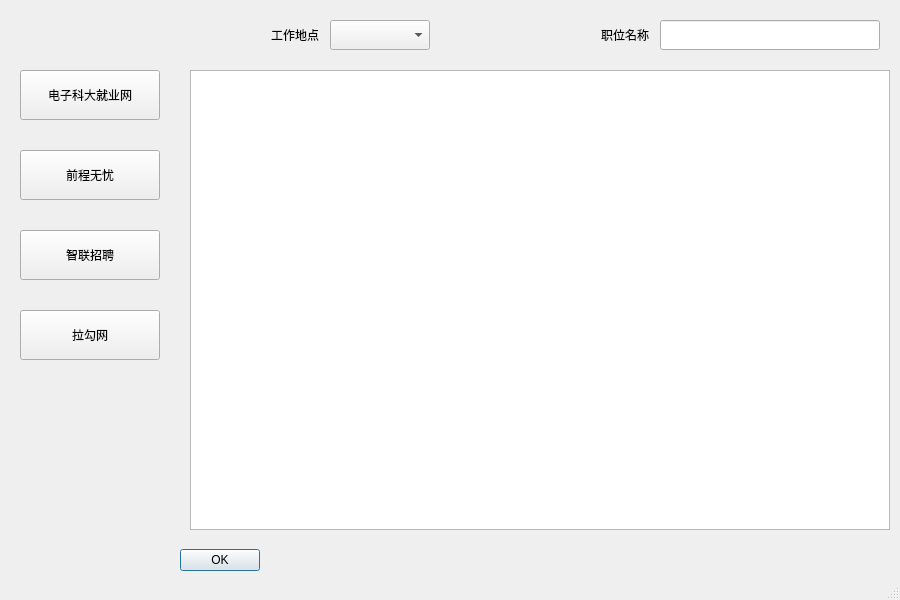
<?xml version="1.0" encoding="UTF-8"?>
<ui version="4.0">
 <class>MainWindow</class>
 <widget class="QMainWindow" name="MainWindow">
  <property name="geometry">
   <rect>
    <x>0</x>
    <y>0</y>
    <width>900</width>
    <height>600</height>
   </rect>
  </property>
  <property name="windowTitle">
   <string>招聘网爬虫</string>
  </property>
  <widget class="QWidget" name="centralwidget">
   <widget class="QLineEdit" name="lineEdit">
    <property name="geometry">
     <rect>
      <x>660</x>
      <y>20</y>
      <width>220</width>
      <height>30</height>
     </rect>
    </property>
   </widget>
   <widget class="QPushButton" name="pushButton_3">
    <property name="geometry">
     <rect>
      <x>20</x>
      <y>230</y>
      <width>140</width>
      <height>50</height>
     </rect>
    </property>
    <property name="text">
     <string>智联招聘</string>
    </property>
   </widget>
   <widget class="QLabel" name="label">
    <property name="geometry">
     <rect>
      <x>260</x>
      <y>20</y>
      <width>70</width>
      <height>30</height>
     </rect>
    </property>
    <property name="text">
     <string>工作地点</string>
    </property>
    <property name="alignment">
     <set>Qt::AlignCenter</set>
    </property>
   </widget>
   <widget class="QComboBox" name="comboBox">
    <property name="geometry">
     <rect>
      <x>330</x>
      <y>20</y>
      <width>100</width>
      <height>30</height>
     </rect>
    </property>
   </widget>
   <widget class="QLabel" name="label_2">
    <property name="geometry">
     <rect>
      <x>590</x>
      <y>20</y>
      <width>70</width>
      <height>30</height>
     </rect>
    </property>
    <property name="text">
     <string>职位名称</string>
    </property>
    <property name="alignment">
     <set>Qt::AlignCenter</set>
    </property>
   </widget>
   <widget class="QPushButton" name="pushButton">
    <property name="geometry">
     <rect>
      <x>20</x>
      <y>70</y>
      <width>140</width>
      <height>50</height>
     </rect>
    </property>
    <property name="text">
     <string>电子科大就业网</string>
    </property>
   </widget>
   <widget class="QPushButton" name="pushButton_2">
    <property name="geometry">
     <rect>
      <x>20</x>
      <y>150</y>
      <width>140</width>
      <height>50</height>
     </rect>
    </property>
    <property name="text">
     <string>前程无忧</string>
    </property>
   </widget>
   <widget class="QPushButton" name="pushButton_4">
    <property name="geometry">
     <rect>
      <x>20</x>
      <y>310</y>
      <width>140</width>
      <height>50</height>
     </rect>
    </property>
    <property name="text">
     <string>拉勾网</string>
    </property>
   </widget>
   <widget class="QDialogButtonBox" name="buttonBox">
    <property name="geometry">
     <rect>
      <x>120</x>
      <y>520</y>
      <width>140</width>
      <height>80</height>
     </rect>
    </property>
    <property name="standardButtons">
     <set>QDialogButtonBox::Ok</set>
    </property>
   </widget>
   <widget class="QTableWidget" name="tableWidget">
    <property name="geometry">
     <rect>
      <x>190</x>
      <y>70</y>
      <width>700</width>
      <height>460</height>
     </rect>
    </property>
   </widget>
  </widget>
  <widget class="QStatusBar" name="statusbar"/>
 </widget>
 <resources>
  <include location="icon.qrc"/>
 </resources>
 <connections/>
</ui>
